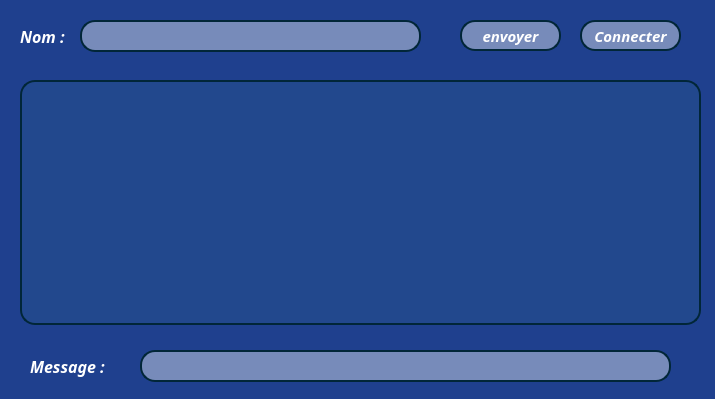
<?xml version="1.0" encoding="UTF-8"?>
<ui version="4.0">
 <class>MessengerClient</class>
 <widget class="QDialog" name="MessengerClient">
  <property name="geometry">
   <rect>
    <x>0</x>
    <y>0</y>
    <width>715</width>
    <height>399</height>
   </rect>
  </property>
  <property name="windowTitle">
   <string>Tayarni - Messenger</string>
  </property>
  <property name="styleSheet">
   <string notr="true">QDialog {
                     background-color:#1F408E;
                     }
                        QScrollArea #scrollAreaWidgetContents {
                                     background-color:#05187A;
                                     }
                        QWidget#Home,#Create,#Read,#Update,#Delete {
                             background-color:#1F408E;
                             }
                    QLabel {
                         color:white;
                         }
QPushButton {
color: white;
border-radius: 15px;
border: 2px solid rgb(1, 38, 56);
background-color: rgba(255, 255, 255,100);
}
QPushButton:hover {
background-color: qlineargradient(spread:pad, x1:0, y1:0, x2:0, y2:1, stop:0 rgb(167, 218, 239), stop:1 rgb(47, 109, 139));
}</string>
  </property>
  <widget class="QLineEdit" name="NomAgent">
   <property name="geometry">
    <rect>
     <x>80</x>
     <y>20</y>
     <width>341</width>
     <height>32</height>
    </rect>
   </property>
   <property name="styleSheet">
    <string notr="true">QLineEdit {
border-radius: 15px;
border: 2px solid rgb(1, 38, 56);
background-color: rgba(255, 255, 255,100);
}
QLineEdit:hover {
	background-color: qlineargradient(spread:pad, x1:0, y1:0, x2:0, y2:1, stop:0 rgb(167, 218, 239), stop:1 rgba(47, 109, 139,50));
}</string>
   </property>
  </widget>
  <widget class="QLabel" name="label">
   <property name="geometry">
    <rect>
     <x>20</x>
     <y>20</y>
     <width>66</width>
     <height>32</height>
    </rect>
   </property>
   <property name="font">
    <font>
     <family>Sitka</family>
     <pointsize>12</pointsize>
     <weight>75</weight>
     <italic>true</italic>
     <bold>true</bold>
    </font>
   </property>
   <property name="styleSheet">
    <string notr="true">background: transparent;</string>
   </property>
   <property name="text">
    <string>Nom :</string>
   </property>
  </widget>
  <widget class="QTextEdit" name="textEdit">
   <property name="enabled">
    <bool>false</bool>
   </property>
   <property name="geometry">
    <rect>
     <x>20</x>
     <y>80</y>
     <width>681</width>
     <height>245</height>
    </rect>
   </property>
   <property name="cursor" stdset="0">
    <cursorShape>IBeamCursor</cursorShape>
   </property>
   <property name="styleSheet">
    <string notr="true">background-color: rgba(47, 109, 139,50);
border-radius: 15px;
border: 2px solid rgb(1, 38, 56);</string>
   </property>
  </widget>
  <widget class="MyButton" name="Envoyer">
   <property name="geometry">
    <rect>
     <x>460</x>
     <y>20</y>
     <width>101</width>
     <height>31</height>
    </rect>
   </property>
   <property name="font">
    <font>
     <family>Sitka</family>
     <pointsize>11</pointsize>
     <weight>75</weight>
     <italic>true</italic>
     <bold>true</bold>
    </font>
   </property>
   <property name="cursor">
    <cursorShape>PointingHandCursor</cursorShape>
   </property>
   <property name="styleSheet">
    <string notr="true"/>
   </property>
   <property name="text">
    <string>envoyer</string>
   </property>
  </widget>
  <widget class="QLineEdit" name="Message">
   <property name="geometry">
    <rect>
     <x>140</x>
     <y>350</y>
     <width>531</width>
     <height>32</height>
    </rect>
   </property>
   <property name="styleSheet">
    <string notr="true">QLineEdit {
border-radius: 15px;
border: 2px solid rgb(1, 38, 56);
background-color: rgba(255, 255, 255,100);
}
QLineEdit:hover {
	background-color: qlineargradient(spread:pad, x1:0, y1:0, x2:0, y2:1, stop:0 rgb(167, 218, 239), stop:1 rgba(47, 109, 139,50));
}</string>
   </property>
  </widget>
  <widget class="MyButton" name="Bind">
   <property name="geometry">
    <rect>
     <x>580</x>
     <y>20</y>
     <width>101</width>
     <height>31</height>
    </rect>
   </property>
   <property name="font">
    <font>
     <family>Sitka</family>
     <pointsize>11</pointsize>
     <weight>75</weight>
     <italic>true</italic>
     <bold>true</bold>
    </font>
   </property>
   <property name="cursor">
    <cursorShape>PointingHandCursor</cursorShape>
   </property>
   <property name="styleSheet">
    <string notr="true"/>
   </property>
   <property name="text">
    <string>Connecter</string>
   </property>
  </widget>
  <widget class="QLabel" name="label_2">
   <property name="geometry">
    <rect>
     <x>30</x>
     <y>350</y>
     <width>107</width>
     <height>32</height>
    </rect>
   </property>
   <property name="font">
    <font>
     <family>Sitka</family>
     <pointsize>12</pointsize>
     <weight>75</weight>
     <italic>true</italic>
     <bold>true</bold>
    </font>
   </property>
   <property name="styleSheet">
    <string notr="true">background: transparent;</string>
   </property>
   <property name="text">
    <string>Message :</string>
   </property>
  </widget>
  <widget class="QLabel" name="label_3">
   <property name="geometry">
    <rect>
     <x>40</x>
     <y>50</y>
     <width>651</width>
     <height>301</height>
    </rect>
   </property>
   <property name="styleSheet">
    <string notr="true">image: url(:/plane.png);</string>
   </property>
   <property name="text">
    <string/>
   </property>
  </widget>
  <widget class="QLabel" name="label_4">
   <property name="geometry">
    <rect>
     <x>600</x>
     <y>240</y>
     <width>141</width>
     <height>111</height>
    </rect>
   </property>
   <property name="styleSheet">
    <string notr="true">image: url(:/tayarni.png);</string>
   </property>
   <property name="text">
    <string/>
   </property>
  </widget>
  <zorder>label_4</zorder>
  <zorder>label_3</zorder>
  <zorder>NomAgent</zorder>
  <zorder>label</zorder>
  <zorder>textEdit</zorder>
  <zorder>Envoyer</zorder>
  <zorder>Message</zorder>
  <zorder>Bind</zorder>
  <zorder>label_2</zorder>
 </widget>
 <customwidgets>
  <customwidget>
   <class>MyButton</class>
   <extends>QPushButton</extends>
   <header location="global">mybutton.h</header>
  </customwidget>
 </customwidgets>
 <resources/>
 <connections/>
</ui>
